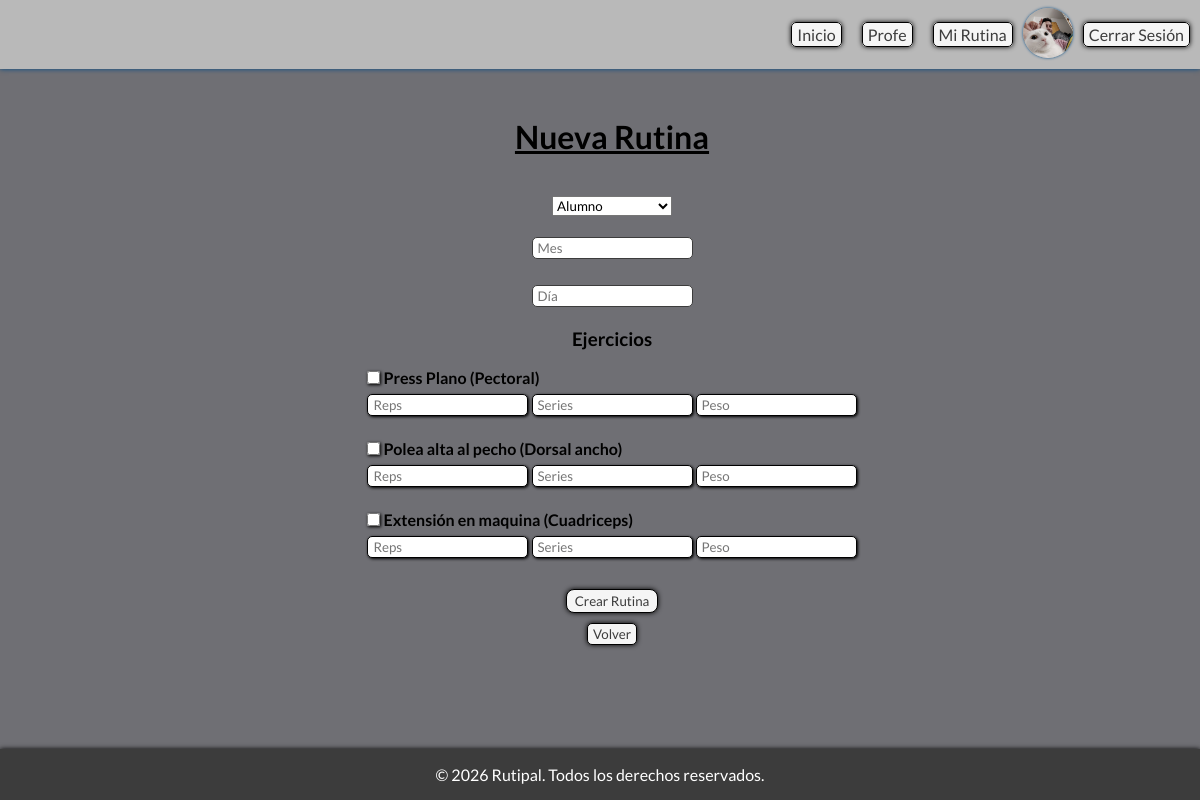
/rutinas/crear/ (signed in), run on the app's committed database.
### usuarios/models.py (models this page shows, shortened)
class Usuario(AbstractUser):
    dni = models.CharField(max_length=8, unique=True, blank=True, null=True)
    foto = models.ImageField(upload_to='fotos_usuarios/', blank=True, null=True)
    telefono = models.CharField(max_length=10, blank=True, null=True)
    tipo_usuario = models.CharField(max_length=20, choices=[
        ('alumno', 'Alumno'),
        ('profesor', 'Profesor'),
    ], default='alumno')
    @property
    def is_profesor(self):
        return self.tipo_usuario == 'profesor'
    @property
    def is_alumno(self):
        return self.tipo_usuario == 'alumno'
    class Meta:
        verbose_name = "Usuario"
        verbose_name_plural = "Usuarios"

### rutinas/models.py (models this page shows, shortened)
class Ejercicio(models.Model):
    nombre = models.CharField(max_length=100)
    musculo = models.CharField(max_length=100)
    descripcion = models.TextField()
    imagen = models.ImageField(upload_to='ejercicios/', blank=True, null=True)
    url = models.URLField(blank=True, null=True)
    class Meta:
        unique_together = ('nombre', 'musculo')
        verbose_name = "Ejercicio"
        verbose_name_plural = "Ejercicios"

### rutinas/views.py (the view, shortened to what this page needs)
# urls.py: path('crear/', views.crear_rutina, name='crear-rutina'),
@login_required
def crear_rutina(request):
    ejercicios = Ejercicio.objects.all()
    user = request.user
    usuarios = Usuario.objects.all()
    return render(request, 'rutinas/crear-rutina.html', {
        'usuario': user,
        'usuarios': usuarios,
        'ejercicios': ejercicios
    })

### rutinas/templates/rutinas/crear-rutina.html (shortened to what this page needs)
{% extends 'core/components/base.html' %}
{% load static %}
{% block content %}
    <main class="main-rutinas">
        <h2>Nueva Rutina</h2>
            <form method="POST" class="form-rutina">
                <select name="usuario">
                    <option value="">Alumno</option>
                </select>
                <input type="text" name="mes" placeholder="Mes">
                <input type="text" name="dia" placeholder="Día">
                <h3>Ejercicios</h3>
                {% for ejercicio in ejercicios %}
                    <div class="form-ejercicios">
                        <input type="checkbox" name="ejercicio" value="{{ ejercicio.id }}">
                        <strong>{{ ejercicio.nombre }} ({{ ejercicio.musculo }})</strong>
                        <br>
                        <input type="number" name="reps_{{ ejercicio.id }}" placeholder="Reps">
                        <input type="number" name="series_{{ ejercicio.id }}" placeholder="Series">
                        <input type="number" name="peso_{{ ejercicio.id }}" placeholder="Peso">
                    </div>
                {% endfor %}
                <button type="submit" class="link verde">Crear Rutina</button>
            </form>
            <button class="link rojo" onclick="window.history.back();">Volver</button>
    </main>
{% endblock content %}

### core/templates/core/components/header.html
<nav>
    <ul class="menu">
        <li><a class="link" href="{% url 'core:index' %}">Inicio</a></li>
        {%if user.is_alumno%}
            <li><a class="link" href="{% url 'rutinas:rutinas' %}">Mi Rutina</a></li>
            {% if user.foto %}
                <div class="foto-nav">
                    <a href="{% url 'usuarios:perfil' %}" title="Perfil"><img src="{{ user.foto.url }}"></a>
                </div>
            {% else %}
                <li><a class="link" href="{% url 'usuarios:perfil' %}">Perfil</a></li>
            {% endif %}
            <li><a class="link rojo" href="{% url 'usuarios:logout' %}">Cerrar Sesión</a></li>
            {% elif user.is_profesor %}
            <li><a class="link" href="{% url 'rutinas:centro-rutinas' %}">Profe</a></li>
            <li><a href="{% url 'rutinas:rutinas' %}" class="link celeste">Mi Rutina</a></li>
            {% if user.foto %}
                <div class="foto-nav">
                    <a href="{% url 'usuarios:perfil' %}" title="Perfil"><img src="{{ user.foto.url }}"></a>
                </div>
            {% else %}
                <li><a class="link" href="{% url 'usuarios:perfil' %}">Perfil</a></li>
            {% endif %}
            <li><a class="link rojo" href="{% url 'usuarios:logout' %}">Cerrar Sesión</a></li>
        {% else %}
            <li><a class="link" href="{% url 'usuarios:login' %}">Iniciar Sesión</a></li>
            <li><a class="link verde" href="{% url 'usuarios:registro' %}">Crear Cuenta</a></li>
        {% endif %}
    </ul>
</nav>

### static/css/style.css (style rules this page uses)
* { margin: 0; padding: 0; box-sizing: border-box; font-family: "Lato", sans-serif; }
:root { --blanco: #ffffff; --celeste: #00bcd4; --azul-oscuro: #004a86; --azul: #000faf; --gris-claro: #f5f5f5; --gris: #b9b9b9; --gris-azul: #6f6f74; --gris-oscuro: #3c3c3c; --negro: #000000; --violeta: #c44fdc; --verde: #87ff8b; --verde-oscuro: #27752a; --rojo: #fc6565; }
body { min-height: 100vh; background-color: var(--gris-azul); display: flex; flex-direction: column; }
.menu li { list-style: none; }
.link { background-color: var(--gris-claro); border: .5px solid var(--negro); box-shadow: 0 0 5px var(--negro); border-radius: 5px; padding: 2px 5px; margin: 0 10px; transition-duration: .5s; text-decoration: none; text-align: center; color: var(--gris-oscuro); }
.form-rutina { width: 100%; }

### data on the page
Usuario: foto (picture)
Ejercicio: nombre "Press Plano", musculo "Pectoral"
Ejercicio: nombre "Polea alta al pecho", musculo "Dorsal ancho"
Ejercicio: nombre "Extensión en maquina", musculo "Cuadriceps"
